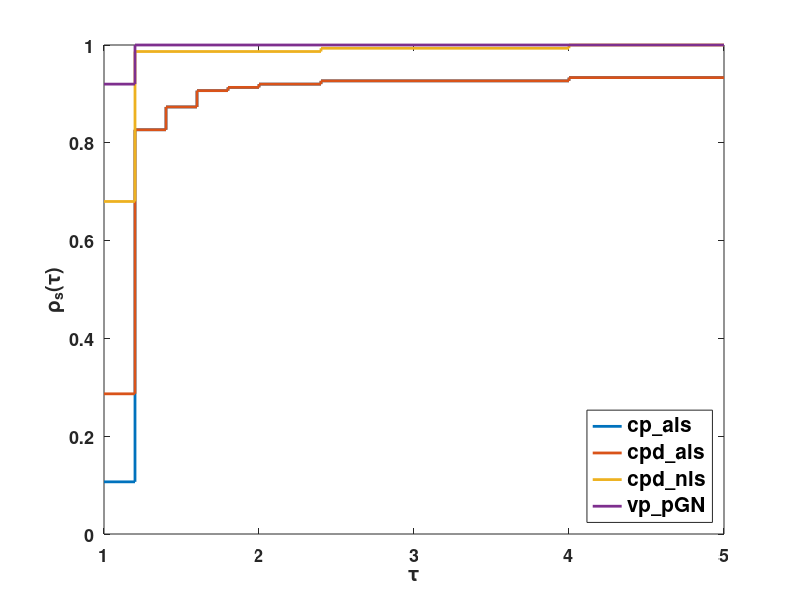

The MATLAB source for this figure: (Note: this script raises an error after producing the figure.)
% clc; clear all; close all;

R=[
% r=1
0.5963    0.5963    0.5963    0.5963
0.6909    0.6909    0.6909    0.6909
0.4732    0.4732    0.4732    0.4732
0.6452    0.6452    0.6452    0.6452
0.6351    0.6351    0.6351    0.6351
0.2066    0.2066    0.2066    0.2066
0.6826    0.6826    0.6826    0.6826
0.3021    0.3021    0.3021    0.3021
0.5460    0.5460    0.5460    0.5460
0.5982    0.5982    0.5982    0.5982
% r=2
0.2119    0.2119    0.2119    0.2119
0.2884    0.2883    0.2883    0.2883
0.3615    0.3613    0.4267    0.3613
0.4325    0.4324    0.4324    0.4324
0.2813    0.2812    0.2812    0.2812
0.3599    0.3598    0.3598    0.3598
0.3388    0.3388    0.3388    0.3388
0.1213    0.1213    0.1213    0.1213
0.3260    0.3259    0.3259    0.3259
0.3160    0.3160    0.3160    0.3160
% r=3
0.3159    0.3157    0.3157    0.3157
0.1032    0.1012    0.1012    0.1012
0.2708    0.2706    0.2777    0.2779
0.1701    0.1700    0.1699    0.1699
0.2633    0.2631    0.2691    0.2690
0.2555    0.2555    0.2555    0.2555
0.2050    0.2049    0.2049    0.2049
0.2708    0.2707    0.2707    0.2707
0.2498    0.2497    0.2643    0.2496
0.2399    0.2052    0.2051    0.2051
% r=4
0.1711    0.1709    0.1709    0.1709
0.1728    0.1727    0.1727    0.1727
0.2172    0.2161    0.2291    0.2187
0.1974    0.1973    0.1973    0.1973
0.2185    0.2184    0.2182    0.2182
0.1325    0.1324    0.1324    0.1334
0.2020    0.2015    0.2014    0.2014
0.1822    0.1822    0.1822    0.1822
0.1949    0.1947    0.1950    0.1946
0.2226    0.2225    0.2224    0.2228
% r=5    
0.0841    0.0838    0.0837    0.0837
0.1551    0.1550    0.1705    0.1550
0.1269    0.1266    0.1266    0.1266
0.1297    0.1293    0.1293    0.1293
0.1021    0.1018    0.1015    0.1015
0.1189    0.1185    0.1183    0.1192
0.1754    0.1752    0.1752    0.1752
0.1599    0.1598    0.1598    0.1598
0.1515    0.1513    0.1511    0.1511
0.1502    0.1500    0.1513    0.1507
% r=6
0.1734    0.1730    0.1862    0.1717
0.1065    0.1063    0.1064    0.1063
0.1433    0.1430    0.1429    0.1428
0.0924    0.0923    0.0921    0.0921
0.0745    0.0743    0.0748    0.0742
0.1544    0.1543    0.1543    0.1543
0.1745    0.1744    0.1775    0.1727
0.1547    0.1545    0.1543    0.1543
0.1172    0.1170    0.1290    0.1168
0.1309    0.1302    0.1348    0.1300
% r=7
0.1028    0.1024    0.1016    0.1016
0.1158    0.1154    0.1170    0.1150
0.0725    0.0721    0.0734    0.0720
0.1070    0.1068    0.1074    0.1067
0.1167    0.1162    0.1161    0.1158
0.0777    0.0770    0.0875    0.0766
0.1039    0.1035    0.0993    0.0993
0.0959    0.0957    0.0957    0.0957
0.1268    0.1261    0.1258    0.1257
0.0692    0.0691    0.0668    0.0671
% r=8
0.1191    0.1189    0.1201    0.1186
0.1320    0.1319    0.1327    0.1316
0.0986    0.0982    0.0979    0.0979
0.0652    0.0638    0.0614    0.0609
0.0760    0.0760    0.0751    0.0725
0.1013    0.1009    0.1032    0.1006
0.1120    0.1118    0.1095    0.1095
0.1033    0.1028    0.1052    0.1021
0.0479    0.0476    0.0472    0.0471
0.0651    0.0651    0.0617    0.0617
% r=9
0.0417    0.0416    0.0415    0.0414
0.0786    0.0785    0.0793    0.0773
0.0487    0.0464    0.0443    0.0440
0.1056    0.1052    0.0966    0.0962
0.0420    0.0416    0.0412    0.0412
0.0816    0.0814    0.0797    0.0797
0.0512    0.0473    0.0469    0.0469
0.0998    0.0989    0.0986    0.0985
0.0742    0.0741    0.0781    0.0758
0.0810    0.0809    0.0811    0.0807
% r=10  
0.0724    0.0722    0.0717    0.0717
0.0480    0.0476    0.0413    0.0411
0.0390    0.0385    0.0370    0.0366
0.0701    0.0701    0.0596    0.0596
0.0554    0.0553    0.0543    0.0542
0.0406    0.0401    0.0375    0.0367
0.0870    0.0870    0.0862    0.0862
0.0619    0.0616    0.0614    0.0612
0.0528    0.0527    0.0526    0.0526
0.0460    0.0457    0.0432    0.0432
% r=11
0.0417    0.0417    0.0423    0.0413
0.0361    0.0359    0.0354    0.0354
0.0273    0.0269    0.0244    0.0244
0.0394    0.0394    0.0380    0.0380
0.0554    0.0550    0.0541    0.0541
0.0547    0.0545    0.0481    0.0471
0.0538    0.0528    0.0484    0.0457
0.0317    0.0314    0.0310    0.0341
0.0575    0.0575    0.0572    0.0565
0.0646    0.0645    0.0640    0.0640
% r=12
0.0369    0.0363    0.0322    0.0322
0.0652    0.0651    0.0523    0.0523
0.0171    0.0171    0.0149    0.0149
0.0344    0.0342    0.0282    0.0282
0.0660    0.0657    0.0655    0.0655
0.0309    0.0306    0.0284    0.0275
0.0247    0.0247    0.0199    0.0199
0.0255    0.0246    0.0236    0.0236
0.0386    0.0386    0.0346    0.0346
0.0348    0.0348    0.0319    0.0309
% r=13
0.0301    0.0301    0.0204    0.0204
0.0238    0.0237    0.0233    0.0233
0.0198    0.0198    0.0194    0.0194
0.0189    0.0187    0.0153    0.0153
0.0364    0.0364    0.0282    0.0282
0.0281    0.0279    0.0274    0.0274
0.0453    0.0453    0.0372    0.0372
0.0220    0.0219    0.0204    0.0204
0.0274    0.0273    0.0269    0.0269
0.0209    0.0209    0.0204    0.0204
% r=14
0.0186    0.0186    0.0103    0.0103
0.0167    0.0167    0.0035    0.0035
0.0234    0.0234    0.0188    0.0188
0.0307    0.0307    0.0202    0.0202
0.0207    0.0206    0.0142    0.0149
0.0297    0.0296    0.0182    0.0185
0.0221    0.0221    0.0091    0.0091
0.0370    0.0370    0.0192    0.0192
0.0248    0.0247    0.0226    0.0226
0.0171    0.0171    0.0119    0.0119
% r=15    
0.0115    0.0115    0.0014    0.0000
0.0181    0.0181    0.0000    0.0000
0.0189    0.0189    0.0000    0.0000
0.0174    0.0174    0.0000    0.0000
0.0141    0.0137    0.0000    0.0000
0.0119    0.0119    0.0000    0.0000
0.0117    0.0116    0.0000    0.0000
0.0244    0.0244    0.0000    0.0000
0.0134    0.0134    0.0030    0.0000
0.0163    0.0163    0.0000    0.0000
]+0.001;


%%%%%%% plot
% Step 1
best = min(R,[],2);

fprintf("--------------- best vector --------------------\n");
%disp(best);
ratio = R ./ best;
disp(max(ratio(:)));
% fprintf("--------------- ratio matrix --------------------\n");
% disp(size(ratio));
% disp(ratio);

% Step 2
%tau = 1:5;
tau = 1:0.2:5;

% Step 3
[np,ns] = size(ratio);
rho = zeros(length(tau),ns);

for s = 1:ns
    for k = 1:length(tau)
        rho(k,s) = mean(ratio(:,s) <= tau(k));
    end
end

% Step 4
figure
stairs(tau,rho,'LineWidth',2)

% grid on
% box on

xlabel('\tau','FontSize',20,'FontWeight','bold')
ylabel('\rho_s(\tau)','FontSize',20,'FontWeight','bold')
set(gca,'FontSize',13,'FontWeight','bold');
legend('cp\_als','cpd\_als','cpd\_nls','vp\_pGN',...
       'FontSize', 15,'FontWeight', 'bold','Location','southeast')

xlim([1,5])
ylim([0,1])

ax = gca;
outerpos = ax.OuterPosition;
ti = ax.TightInset; 
left = outerpos(1) + ti(1);
bottom = outerpos(2) + ti(2);
ax_width = outerpos(3) - ti(1) - ti(3);
ax_height = outerpos(4) - 1.1*ti(2) -1.1* ti(4);
ax.Position = [left bottom ax_width ax_height];

fig = gcf;
fig.PaperPositionMode = 'auto'
fig_pos = fig.PaperPosition;
fig.PaperSize = [fig_pos(3) fig_pos(4)];

print(fig,'k-2','-dpdf') 
